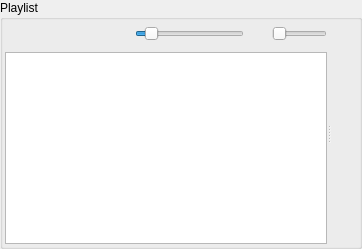
       <widget class="QGroupBox" name="playlistBox">
        <property name="sizePolicy">
         <sizepolicy hsizetype="Expanding" vsizetype="Expanding">
          <horstretch>0</horstretch>
          <verstretch>0</verstretch>
         </sizepolicy>
        </property>
        <property name="title">
         <string>Playlist</string>
        </property>
        <layout class="QVBoxLayout" name="verticalLayout_7">
         <property name="spacing">
          <number>2</number>
         </property>
         <property name="margin">
          <number>2</number>
         </property>
         <item>
          <widget class="QSplitter" name="playlistControlSplitter">
           <property name="orientation">
            <enum>Qt::Horizontal</enum>
           </property>
           <property name="opaqueResize">
            <bool>true</bool>
           </property>
           <property name="childrenCollapsible">
            <bool>true</bool>
           </property>
           <widget class="QWidget" name="layoutWidget">
            <layout class="QVBoxLayout" name="verticalLayout_6">
             <item>
              <layout class="QHBoxLayout" name="horizontalLayout_2">
               <property name="spacing">
                <number>2</number>
               </property>
               <item>
                <widget class="QPushButton" name="playBtn">
                 <property name="sizePolicy">
                  <sizepolicy hsizetype="Preferred" vsizetype="Preferred">
                   <horstretch>0</horstretch>
                   <verstretch>0</verstretch>
                  </sizepolicy>
                 </property>
                 <property name="minimumSize">
                  <size>
                   <width>24</width>
                   <height>24</height>
                  </size>
                 </property>
                 <property name="maximumSize">
                  <size>
                   <width>24</width>
                   <height>24</height>
                  </size>
                 </property>
                 <property name="toolTip">
                  <string>Play currently active song</string>
                 </property>
                 <property name="styleSheet">
                  <string notr="true">QPushButton{
	background-color: rgba(255, 255, 255, 0);
	border:0px;
}</string>
                 </property>
                 <property name="text">
                  <string/>
                 </property>
                 <property name="icon">
                  <iconset>
                   <normaloff>images/video_play_64.png</normaloff>images/video_play_64.png</iconset>
                 </property>
                 <property name="flat">
                  <bool>false</bool>
                 </property>
                </widget>
               </item>
               <item>
                <widget class="QPushButton" name="pauseBtn">
                 <property name="sizePolicy">
                  <sizepolicy hsizetype="Preferred" vsizetype="Preferred">
                   <horstretch>0</horstretch>
                   <verstretch>0</verstretch>
                  </sizepolicy>
                 </property>
                 <property name="minimumSize">
                  <size>
                   <width>24</width>
                   <height>24</height>
                  </size>
                 </property>
                 <property name="maximumSize">
                  <size>
                   <width>24</width>
                   <height>24</height>
                  </size>
                 </property>
                 <property name="toolTip">
                  <string>Pause currently active song</string>
                 </property>
                 <property name="styleSheet">
                  <string notr="true">QPushButton{
	background-color: rgba(255, 255, 255, 0);
	border:0px;
}</string>
                 </property>
                 <property name="text">
                  <string/>
                 </property>
                 <property name="icon">
                  <iconset>
                   <normaloff>images/video_pause_64.png</normaloff>images/video_pause_64.png</iconset>
                 </property>
                </widget>
               </item>
               <item>
                <widget class="QPushButton" name="stopBtn">
                 <property name="sizePolicy">
                  <sizepolicy hsizetype="Preferred" vsizetype="Preferred">
                   <horstretch>0</horstretch>
                   <verstretch>0</verstretch>
                  </sizepolicy>
                 </property>
                 <property name="minimumSize">
                  <size>
                   <width>24</width>
                   <height>24</height>
                  </size>
                 </property>
                 <property name="maximumSize">
                  <size>
                   <width>24</width>
                   <height>24</height>
                  </size>
                 </property>
                 <property name="toolTip">
                  <string>Stop currently active song</string>
                 </property>
                 <property name="styleSheet">
                  <string notr="true">QPushButton{
	background-color: rgba(255, 255, 255, 0);
	border:0px;
}</string>
                 </property>
                 <property name="text">
                  <string/>
                 </property>
                 <property name="icon">
                  <iconset>
                   <normaloff>images/video_stop_64.png</normaloff>images/video_stop_64.png</iconset>
                 </property>
                </widget>
               </item>
               <item>
                <widget class="QPushButton" name="trackPrevBtn">
                 <property name="sizePolicy">
                  <sizepolicy hsizetype="Preferred" vsizetype="Preferred">
                   <horstretch>0</horstretch>
                   <verstretch>0</verstretch>
                  </sizepolicy>
                 </property>
                 <property name="minimumSize">
                  <size>
                   <width>24</width>
                   <height>24</height>
                  </size>
                 </property>
                 <property name="maximumSize">
                  <size>
                   <width>24</width>
                   <height>24</height>
                  </size>
                 </property>
                 <property name="toolTip">
                  <string>Previous song in playlist</string>
                 </property>
                 <property name="styleSheet">
                  <string notr="true">QPushButton{
	background-color: rgba(255, 255, 255, 0);
	border:0px;
}</string>
                 </property>
                 <property name="text">
                  <string/>
                 </property>
                 <property name="icon">
                  <iconset>
                   <normaloff>images/video_previous_64.png</normaloff>images/video_previous_64.png</iconset>
                 </property>
                </widget>
               </item>
               <item>
                <widget class="QPushButton" name="trackNextBtn">
                 <property name="sizePolicy">
                  <sizepolicy hsizetype="Preferred" vsizetype="Preferred">
                   <horstretch>0</horstretch>
                   <verstretch>0</verstretch>
                  </sizepolicy>
                 </property>
                 <property name="minimumSize">
                  <size>
                   <width>24</width>
                   <height>24</height>
                  </size>
                 </property>
                 <property name="maximumSize">
                  <size>
                   <width>24</width>
                   <height>24</height>
                  </size>
                 </property>
                 <property name="toolTip">
                  <string>Next song in playlist</string>
                 </property>
                 <property name="styleSheet">
                  <string notr="true">QPushButton{
	background-color: rgba(255, 255, 255, 0);
	border:0px;
}</string>
                 </property>
                 <property name="text">
                  <string/>
                 </property>
                 <property name="icon">
                  <iconset>
                   <normaloff>images/video_next_64.png</normaloff>images/video_next_64.png</iconset>
                 </property>
                </widget>
               </item>
               <item>
                <widget class="QSlider" name="seekSlider">
                 <property name="sizePolicy">
                  <sizepolicy hsizetype="Preferred" vsizetype="Preferred">
                   <horstretch>100</horstretch>
                   <verstretch>100</verstretch>
                  </sizepolicy>
                 </property>
                 <property name="maximum">
                  <number>10000</number>
                 </property>
                 <property name="value">
                  <number>1000</number>
                 </property>
                 <property name="tracking">
                  <bool>true</bool>
                 </property>
                 <property name="orientation">
                  <enum>Qt::Horizontal</enum>
                 </property>
                 <property name="invertedControls">
                  <bool>false</bool>
                 </property>
                 <property name="tickInterval">
                  <number>0</number>
                 </property>
                </widget>
               </item>
               <item>
                <widget class="QPushButton" name="muteBtn">
                 <property name="sizePolicy">
                  <sizepolicy hsizetype="Fixed" vsizetype="Fixed">
                   <horstretch>0</horstretch>
                   <verstretch>0</verstretch>
                  </sizepolicy>
                 </property>
                 <property name="minimumSize">
                  <size>
                   <width>24</width>
                   <height>24</height>
                  </size>
                 </property>
                 <property name="maximumSize">
                  <size>
                   <width>24</width>
                   <height>24</height>
                  </size>
                 </property>
                 <property name="text">
                  <string/>
                 </property>
                 <property name="icon">
                  <iconset>
                   <normaloff>images/sound_64.png</normaloff>
                   <normalon>images/volume_down_64.png</normalon>images/sound_64.png</iconset>
                 </property>
                 <property name="checkable">
                  <bool>true</bool>
                 </property>
                 <property name="default">
                  <bool>false</bool>
                 </property>
                 <property name="flat">
                  <bool>true</bool>
                 </property>
                </widget>
               </item>
               <item>
                <widget class="QSlider" name="volumeSlider">
                 <property name="sizePolicy">
                  <sizepolicy hsizetype="Preferred" vsizetype="Preferred">
                   <horstretch>50</horstretch>
                   <verstretch>50</verstretch>
                  </sizepolicy>
                 </property>
                 <property name="maximumSize">
                  <size>
                   <width>120</width>
                   <height>16777215</height>
                  </size>
                 </property>
                 <property name="maximum">
                  <number>50</number>
                 </property>
                 <property name="orientation">
                  <enum>Qt::Horizontal</enum>
                 </property>
                </widget>
               </item>
              </layout>
             </item>
             <item>
              <widget class="QTableView" name="playlistTableView">
               <property name="dragEnabled">
                <bool>true</bool>
               </property>
               <property name="dragDropOverwriteMode">
                <bool>false</bool>
               </property>
               <property name="dragDropMode">
                <enum>QAbstractItemView::DragDrop</enum>
               </property>
               <property name="defaultDropAction">
                <enum>Qt::MoveAction</enum>
               </property>
               <property name="alternatingRowColors">
                <bool>true</bool>
               </property>
               <property name="selectionBehavior">
                <enum>QAbstractItemView::SelectRows</enum>
               </property>
               <property name="showGrid">
                <bool>false</bool>
               </property>
               <property name="gridStyle">
                <enum>Qt::NoPen</enum>
               </property>
               <property name="cornerButtonEnabled">
                <bool>false</bool>
               </property>
               <attribute name="verticalHeaderVisible">
                <bool>false</bool>
               </attribute>
               <attribute name="verticalHeaderDefaultSectionSize">
                <number>15</number>
               </attribute>
              </widget>
             </item>
            </layout>
           </widget>
           <widget class="QWidget" name="layoutWidget">
            <layout class="QVBoxLayout" name="verticalLayout_3">
             <property name="spacing">
              <number>0</number>
             </property>
             <property name="sizeConstraint">
              <enum>QLayout::SetMaximumSize</enum>
             </property>
             <property name="margin">
              <number>1</number>
             </property>
             <item>
              <widget class="QPushButton" name="clearPlaylistBtn">
               <property name="sizePolicy">
                <sizepolicy hsizetype="Fixed" vsizetype="Fixed">
                 <horstretch>0</horstretch>
                 <verstretch>0</verstretch>
                </sizepolicy>
               </property>
               <property name="minimumSize">
                <size>
                 <width>24</width>
                 <height>24</height>
                </size>
               </property>
               <property name="maximumSize">
                <size>
                 <width>24</width>
                 <height>24</height>
                </size>
               </property>
               <property name="toolTip">
                <string>Clear Playlist</string>
               </property>
               <property name="styleSheet">
                <string notr="true">QPushButton{
	background-color: rgba(255, 255, 255, 0);
	border:0px;
}</string>
               </property>
               <property name="text">
                <string/>
               </property>
               <property name="icon">
                <iconset>
                 <normaloff>images/delete_64.png</normaloff>images/delete_64.png</iconset>
               </property>
              </widget>
             </item>
             <item>
              <widget class="QPushButton" name="clearPlaylistBtn_2">
               <property name="sizePolicy">
                <sizepolicy hsizetype="Fixed" vsizetype="Fixed">
                 <horstretch>0</horstretch>
                 <verstretch>0</verstretch>
                </sizepolicy>
               </property>
               <property name="minimumSize">
                <size>
                 <width>24</width>
                 <height>24</height>
                </size>
               </property>
               <property name="maximumSize">
                <size>
                 <width>24</width>
                 <height>24</height>
                </size>
               </property>
               <property name="toolTip">
                <string>Download playlist</string>
               </property>
               <property name="styleSheet">
                <string notr="true">QPushButton{
	background-color: rgba(255, 255, 255, 0);
	border:0px;
}</string>
               </property>
               <property name="text">
                <string/>
               </property>
               <property name="icon">
                <iconset>
                 <normaloff>images/arrow_down_64.png</normaloff>images/arrow_down_64.png</iconset>
               </property>
              </widget>
             </item>
             <item>
              <widget class="QPushButton" name="clearPlaylistBtn_3">
               <property name="sizePolicy">
                <sizepolicy hsizetype="Fixed" vsizetype="Fixed">
                 <horstretch>0</horstretch>
                 <verstretch>0</verstretch>
                </sizepolicy>
               </property>
               <property name="minimumSize">
                <size>
                 <width>24</width>
                 <height>24</height>
                </size>
               </property>
               <property name="maximumSize">
                <size>
                 <width>24</width>
                 <height>24</height>
                </size>
               </property>
               <property name="toolTip">
                <string>Save playlist</string>
               </property>
               <property name="styleSheet">
                <string notr="true">QPushButton{
	background-color: rgba(255, 255, 255, 0);
	border:0px;
}</string>
               </property>
               <property name="text">
                <string/>
               </property>
               <property name="icon">
                <iconset>
                 <normaloff>images/book_bookmark_64.png</normaloff>images/book_bookmark_64.png</iconset>
               </property>
              </widget>
             </item>
             <item>
              <widget class="QPushButton" name="clearPlaylistBtn_4">
               <property name="sizePolicy">
                <sizepolicy hsizetype="Fixed" vsizetype="Fixed">
                 <horstretch>0</horstretch>
                 <verstretch>0</verstretch>
                </sizepolicy>
               </property>
               <property name="minimumSize">
                <size>
                 <width>24</width>
                 <height>24</height>
                </size>
               </property>
               <property name="maximumSize">
                <size>
                 <width>24</width>
                 <height>24</height>
                </size>
               </property>
               <property name="toolTip">
                <string>Add song(s)</string>
               </property>
               <property name="styleSheet">
                <string notr="true">QPushButton{
	background-color: rgba(255, 255, 255, 0);
	border:0px;
}</string>
               </property>
               <property name="text">
                <string/>
               </property>
               <property name="icon">
                <iconset>
                 <normaloff>images/plus_64.png</normaloff>images/plus_64.png</iconset>
               </property>
              </widget>
             </item>
             <item>
              <widget class="QPushButton" name="clearPlaylistBtn_5">
               <property name="sizePolicy">
                <sizepolicy hsizetype="Fixed" vsizetype="Fixed">
                 <horstretch>0</horstretch>
                 <verstretch>0</verstretch>
                </sizepolicy>
               </property>
               <property name="minimumSize">
                <size>
                 <width>24</width>
                 <height>24</height>
                </size>
               </property>
               <property name="maximumSize">
                <size>
                 <width>24</width>
                 <height>24</height>
                </size>
               </property>
               <property name="toolTip">
                <string>Remove song(s)</string>
               </property>
               <property name="styleSheet">
                <string notr="true">QPushButton{
	background-color: rgba(255, 255, 255, 0);
	border:0px;
}</string>
               </property>
               <property name="text">
                <string/>
               </property>
               <property name="icon">
                <iconset>
                 <normaloff>images/minus_64.png</normaloff>images/minus_64.png</iconset>
               </property>
              </widget>
             </item>
             <item>
              <spacer name="verticalSpacer_2">
               <property name="orientation">
                <enum>Qt::Vertical</enum>
               </property>
               <property name="sizeType">
                <enum>QSizePolicy::Expanding</enum>
               </property>
               <property name="sizeHint" stdset="0">
                <size>
                 <width>0</width>
                 <height>0</height>
                </size>
               </property>
              </spacer>
             </item>
            </layout>
           </widget>
          </widget>
         </item>
        </layout>
       </widget>
